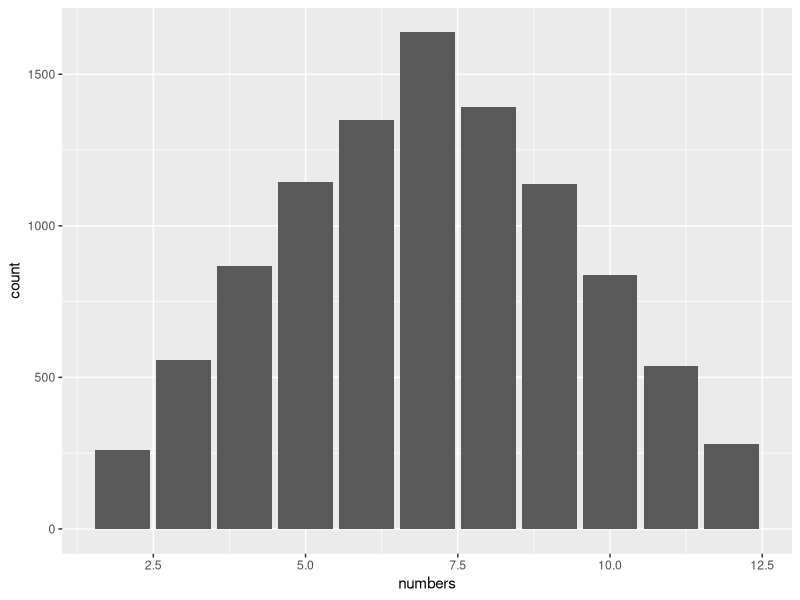

This figure's R source:
## ---- chunk 1
knitr::opts_chunk$set(echo = TRUE)
library(tidyverse)
## ---- chunk 2
dice <- c(1,2,3,4,5,6)
# sample(dice, 1, replace = TRUE)

roll_one_die <- function(){
  sample(1:6, size = 1)
}

roll_two_die <- function(){
  roll_one_die() + roll_one_die()
}

# roll_10 <- function(n){
#   for (i in 1:n){
#     roll_two_die()
#   }
# }
map_int(1:10, ~ roll_two_die())
## ---- chunk 3
add_dice <- function(n = 1) {
  stopifnot(is.numeric(n))
  sum(sample(1:6, n, replace = TRUE))
}
roll_dice <- function(n = 1){
  map_int(rep(2, n), add_dice)
}
dicerolls <- data.frame("numbers" = roll_dice(10000))
dicerolls %>% ggplot(aes(numbers)) + geom_bar()
